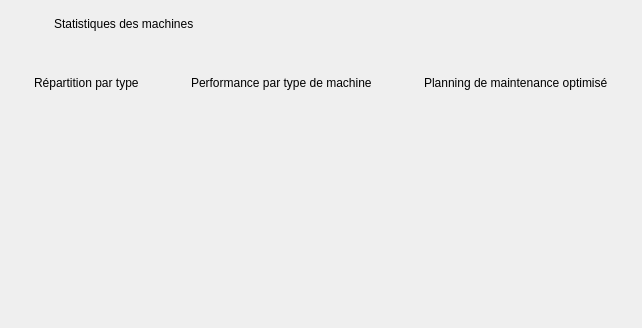
          <widget class="QFrame" name="cardStats">
           <property name="frameShape">
            <enum>QFrame::NoFrame</enum>
           </property>
           <property name="role" stdset="0">
            <string>card</string>
           </property>
           <layout class="QVBoxLayout" name="cardLayoutStats" stretch="0,1">
            <property name="spacing">
             <number>0</number>
            </property>
            <property name="leftMargin">
             <number>0</number>
            </property>
            <property name="topMargin">
             <number>0</number>
            </property>
            <property name="rightMargin">
             <number>0</number>
            </property>
            <property name="bottomMargin">
             <number>0</number>
            </property>
            <item>
             <widget class="QFrame" name="headerStats">
              <property name="frameShape">
               <enum>QFrame::NoFrame</enum>
              </property>
              <property name="role" stdset="0">
               <string>cardHeader</string>
              </property>
              <property name="minimumSize">
               <size>
                <width>0</width>
                <height>48</height>
               </size>
              </property>
              <property name="maximumSize">
               <size>
                <width>16777215</width>
                <height>48</height>
               </size>
              </property>
              <layout class="QHBoxLayout" name="headerLayoutStats">
               <property name="spacing">
                <number>12</number>
               </property>
               <property name="leftMargin">
                <number>14</number>
               </property>
               <property name="topMargin">
                <number>0</number>
               </property>
               <property name="rightMargin">
                <number>14</number>
               </property>
               <property name="bottomMargin">
                <number>0</number>
               </property>
               <item>
                <widget class="QLabel" name="iconCardStats">
                 <property name="role" stdset="0">
                  <string>cardIcon</string>
                 </property>
                 <property name="alignment">
                  <set>Qt::AlignCenter</set>
                 </property>
                 <property name="minimumSize">
                  <size>
                   <width>28</width>
                   <height>28</height>
                  </size>
                 </property>
                 <property name="maximumSize">
                  <size>
                   <width>28</width>
                   <height>28</height>
                  </size>
                 </property>
                </widget>
               </item>
               <item>
                <widget class="QLabel" name="titleCardStats">
                 <property name="text">
                  <string>Statistiques des machines</string>
                 </property>
                 <property name="role" stdset="0">
                  <string>cardTitle</string>
                 </property>
                </widget>
               </item>
               <item>
                <spacer name="spacerHeaderStats">
                 <property name="orientation">
                  <enum>Qt::Horizontal</enum>
                 </property>
                 <property name="sizeHint" stdset="0">
                  <size>
                   <width>0</width>
                   <height>20</height>
                  </size>
                 </property>
                </spacer>
               </item>
              </layout>
             </widget>
            </item>
            <item>
             <widget class="QWidget" name="bodyStats">
              <layout class="QHBoxLayout" name="bodyStatsLayout" stretch="10,12,10">
               <property name="spacing">
                <number>16</number>
               </property>
               <property name="leftMargin">
                <number>16</number>
               </property>
               <property name="topMargin">
                <number>14</number>
               </property>
               <property name="rightMargin">
                <number>16</number>
               </property>
               <property name="bottomMargin">
                <number>16</number>
               </property>
               <item>
                <widget class="QFrame" name="boxType">
                 <property name="frameShape">
                  <enum>QFrame::NoFrame</enum>
                 </property>
                 <property name="role" stdset="0">
                  <string>box</string>
                 </property>
                 <property name="minimumSize">
                  <size>
                   <width>0</width>
                   <height>250</height>
                  </size>
                 </property>
                 <layout class="QVBoxLayout" name="boxLayoutType" stretch="0,1">
                  <property name="leftMargin">
                   <number>18</number>
                  </property>
                  <property name="topMargin">
                   <number>14</number>
                  </property>
                  <property name="rightMargin">
                   <number>18</number>
                  </property>
                  <property name="bottomMargin">
                   <number>14</number>
                  </property>
                  <item>
                   <widget class="QLabel" name="labelBoxType">
                    <property name="text">
                     <string>Répartition par type</string>
                    </property>
                    <property name="role" stdset="0">
                     <string>boxTitle</string>
                    </property>
                   </widget>
                  </item>
                  <item>
                   <widget class="DonutChart" name="donutChart" />
                  </item>
                 </layout>
                </widget>
               </item>
               <item>
                <widget class="QFrame" name="boxPerformance">
                 <property name="frameShape">
                  <enum>QFrame::NoFrame</enum>
                 </property>
                 <property name="role" stdset="0">
                  <string>box</string>
                 </property>
                 <property name="minimumSize">
                  <size>
                   <width>0</width>
                   <height>250</height>
                  </size>
                 </property>
                 <layout class="QVBoxLayout" name="boxLayoutPerformance" stretch="0,1">
                  <property name="leftMargin">
                   <number>18</number>
                  </property>
                  <property name="topMargin">
                   <number>14</number>
                  </property>
                  <property name="rightMargin">
                   <number>18</number>
                  </property>
                  <property name="bottomMargin">
                   <number>14</number>
                  </property>
                  <item>
                   <widget class="QLabel" name="labelBoxPerformance">
                    <property name="text">
                     <string>Performance par type de machine</string>
                    </property>
                    <property name="role" stdset="0">
                     <string>boxTitle</string>
                    </property>
                   </widget>
                  </item>
                  <item>
                   <widget class="PerformanceBars" name="performanceBars" />
                  </item>
                 </layout>
                </widget>
               </item>
               <item>
                <widget class="QFrame" name="boxPlanning">
                 <property name="frameShape">
                  <enum>QFrame::NoFrame</enum>
                 </property>
                 <property name="role" stdset="0">
                  <string>box</string>
                 </property>
                 <property name="minimumSize">
                  <size>
                   <width>0</width>
                   <height>250</height>
                  </size>
                 </property>
                 <layout class="QVBoxLayout" name="boxLayoutPlanning" stretch="0,1">
                  <property name="leftMargin">
                   <number>18</number>
                  </property>
                  <property name="topMargin">
                   <number>14</number>
                  </property>
                  <property name="rightMargin">
                   <number>18</number>
                  </property>
                  <property name="bottomMargin">
                   <number>14</number>
                  </property>
                  <item>
                   <widget class="QLabel" name="labelBoxPlanning">
                    <property name="text">
                     <string>Planning de maintenance optimisé</string>
                    </property>
                    <property name="role" stdset="0">
                     <string>boxTitle</string>
                    </property>
                   </widget>
                  </item>
                  <item>
                   <widget class="PlanningList" name="planningList" />
                  </item>
                 </layout>
                </widget>
               </item>
              </layout>
             </widget>
            </item>
           </layout>
          </widget>
